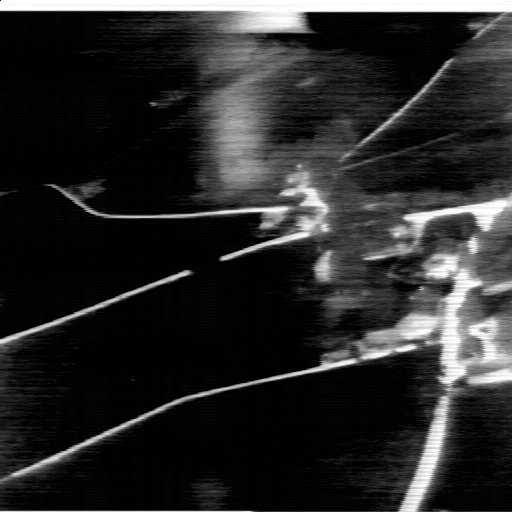
#> input picture SourceCode/LP+nestfuse/TNO/ir/07.png, 512 x 512 px, found by its file name; its folder holds only this picture in this run
$ python eval_multi_method.py
#> lines starting #> are read from the running program, lines starting #| are printed output that depends on the picture
### SourceCode/Image-evalution/Metric_Python/Metric.py
import numpy as np
from scipy.signal import convolve2d
from Qabf import get_Qabf
import math


def EN_function(image_array):
    # Calculate the histogram of the image
    histogram, bins = np.histogram(image_array.flatten(), bins=256, range=(0, 255))
    # Normalize the histogram
    histogram = histogram / np.sum(histogram)
    # Calculate entropy
    entropy = -np.sum(histogram * np.log2(histogram + 1e-7))
    return entropy


# [8 lines left out: function SF_function, not called in this run]


def SD_function(image_array):
    m, n = image_array.shape
    u = np.mean(image_array)
    SD = np.sqrt(np.sum(np.sum((image_array - u) ** 2)) / (m * n))
    return SD


# [21 lines left out: functions PSNR_function, MSE_function, not called in this run]


def fspecial_gaussian(shape, sigma):
    m, n = [(ss - 1.) / 2. for ss in shape]
    y, x = np.ogrid[-m:m + 1, -n:n + 1]
    h = np.exp(-(x * x + y * y) / (2. * sigma * sigma))
    h[h < np.finfo(h.dtype).eps * h.max()] = 0
    sumh = h.sum()
    if sumh != 0:
        h /= sumh
    return h


def vifp_mscale(ref, dist):
    sigma_nsq = 2
    num = 0
    den = 0
    for scale in range(1, 5):
        N = 2 ** (4 - scale + 1) + 1
        win = fspecial_gaussian((N, N), N / 5)

        if scale > 1:
            ref = convolve2d(ref, win, mode='valid')
            dist = convolve2d(dist, win, mode='valid')
            ref = ref[::2, ::2]
            dist = dist[::2, ::2]

        mu1 = convolve2d(ref, win, mode='valid')
        mu2 = convolve2d(dist, win, mode='valid')
        mu1_sq = mu1 * mu1
        mu2_sq = mu2 * mu2
        mu1_mu2 = mu1 * mu2
        sigma1_sq = convolve2d(ref * ref, win, mode='valid') - mu1_sq
        sigma2_sq = convolve2d(dist * dist, win, mode='valid') - mu2_sq
        sigma12 = convolve2d(ref * dist, win, mode='valid') - mu1_mu2
        sigma1_sq[sigma1_sq < 0] = 0
        sigma2_sq[sigma2_sq < 0] = 0

        g = sigma12 / (sigma1_sq + 1e-10)
        sv_sq = sigma2_sq - g * sigma12

        g[sigma1_sq < 1e-10] = 0
        sv_sq[sigma1_sq < 1e-10] = sigma2_sq[sigma1_sq < 1e-10]
        sigma1_sq[sigma1_sq < 1e-10] = 0

        g[sigma2_sq < 1e-10] = 0
        sv_sq[sigma2_sq < 1e-10] = 0

        sv_sq[g < 0] = sigma2_sq[g < 0]
        g[g < 0] = 0
        sv_sq[sv_sq <= 1e-10] = 1e-10

        num += np.sum(np.log10(1 + g ** 2 * sigma1_sq / (sv_sq + sigma_nsq)))
        den += np.sum(np.log10(1 + sigma1_sq / sigma_nsq))
    vifp = num / den
    return vifp


def VIF_function(A, B, F):
    VIF = vifp_mscale(A, F) + vifp_mscale(B, F)
    return VIF


def CC_function(A, B, F):
    rAF = np.sum((A - np.mean(A)) * (F - np.mean(F))) / np.sqrt(
        np.sum((A - np.mean(A)) ** 2) * np.sum((F - np.mean(F)) ** 2))
    rBF = np.sum((B - np.mean(B)) * (F - np.mean(F))) / np.sqrt(
        np.sum((B - np.mean(B)) ** 2) * np.sum((F - np.mean(F)) ** 2))
    CC = np.mean([rAF, rBF])
    return CC


# [5 lines left out: function corr2, not called in this run]


def SCD_function(A, B, F):
    r = corr2(F - B, A) + corr2(F - A, B)
    return r


def Qabf_function(A, B, F):
    return get_Qabf(A, B, F)


def Hab(im1, im2, gray_level):
    hang, lie = im1.shape
    count = hang * lie
    N = gray_level
    h = np.zeros((N, N))
    for i in range(hang):
        for j in range(lie):
            h[im1[i, j], im2[i, j]] = h[im1[i, j], im2[i, j]] + 1
    h = h / np.sum(h)
    im1_marg = np.sum(h, axis=0)
    im2_marg = np.sum(h, axis=1)
    H_x = 0
    H_y = 0
    for i in range(N):
        if im1_marg[i] != 0:
            H_x = H_x + im1_marg[i] * math.log2(im1_marg[i])
    for i in range(N):
        if im2_marg[i] != 0:
            H_y = H_y + im2_marg[i] * math.log2(im2_marg[i])
    H_xy = 0
    for i in range(N):
        for j in range(N):
            if h[i, j] != 0:
                H_xy = H_xy + h[i, j] * math.log2(h[i, j])
    MI = H_xy - H_x - H_y
    return MI


def MI_function(A, B, F, gray_level=256):
    MIA = Hab(A, F, gray_level)
    MIB = Hab(B, F, gray_level)
    MI_results = MIA + MIB
    return MI_results


# [6 lines left out: function MI_function2, not called in this run]


def AG_function(image):
    width = image.shape[0]
    width = width - 1
    height = image.shape[1]
    height = height - 1
    tmp = 0.0
    [grady, gradx] = np.gradient(image)
    s = np.sqrt((np.square(gradx) + np.square(grady)) / 2)
    AG = np.sum(np.sum(s)) / (width * height)
    return AG

### SourceCode/Image-evalution/Metric_Python/Qabf.py
import numpy as np
import math
from scipy.signal import convolve2d


# [41 lines left out: functions sobel_fn, per_extn_im_fn, not called in this run]

def get_Qabf(pA, pB, pF):
    L = 1
    Tg = 0.9994
    kg = -15
    Dg = 0.5
    Ta = 0.9879
    ka = -22
    Da = 0.8

    h1 = np.array([[1, 2, 1], [0, 0, 0], [-1, -2, -1]]).astype(np.float32)
    h2 = np.array([[0, 1, 2], [-1, 0, 1], [-2, -1, 0]]).astype(np.float32)
    h3 = np.array([[-1, 0, 1], [-2, 0, 2], [-1, 0, 1]]).astype(np.float32)

    strA = pA
    strB = pB
    strF = pF

    def flip180(arr):
        return np.flip(arr)

    def convolution(k, data):
        k = flip180(k)
        data = np.pad(data, ((1, 1), (1, 1)), 'constant', constant_values=(0, 0))
        img_new = convolve2d(data, k, mode='valid')
        return img_new

    def getArray(img):
        SAx = convolution(h3, img)
        SAy = convolution(h1, img)
        gA = np.sqrt(np.multiply(SAx, SAx) + np.multiply(SAy, SAy))
        n, m = img.shape
        aA = np.zeros((n, m))
        zero_mask = SAx == 0
        aA[~zero_mask] = np.arctan(SAy[~zero_mask] / SAx[~zero_mask])
        aA[zero_mask] = np.pi / 2
        return gA, aA

    gA, aA = getArray(strA)
    gB, aB = getArray(strB)
    gF, aF = getArray(strF)

    def getQabf(aA, gA, aF, gF):
        mask = (gA > gF)
        GAF = np.where(mask, gF / gA, np.where(gA == gF, gF, gA / gF))

        AAF = 1 - np.abs(aA - aF) / (math.pi / 2)

        QgAF = Tg / (1 + np.exp(kg * (GAF - Dg)))
        QaAF = Ta / (1 + np.exp(ka * (AAF - Da)))

        QAF = QgAF * QaAF
        return QAF

    QAF = getQabf(aA, gA, aF, gF)
    QBF = getQabf(aB, gB, aF, gF)

    deno = np.sum(gA + gB)
    nume = np.sum(np.multiply(QAF, gA) + np.multiply(QBF, gB))
    output = nume / deno
    return output

### SourceCode/Image-evalution/Metric_Python/eval_multi_method.py
import numpy as np
from PIL import Image
from Metric import *
from natsort import natsorted
from tqdm import tqdm
import os
import warnings
from openpyxl import Workbook, load_workbook
from openpyxl.utils import get_column_letter

warnings.filterwarnings("ignore")


def write_excel(excel_name, worksheet_name, column_index=0, data=None, start_column=1):
    try:
        workbook = load_workbook(excel_name)
    except FileNotFoundError:
        # Nếu file không tồn tại, tạo Workbook mới
        workbook = Workbook()

    # Kiểm tra và lấy hoặc tạo sheet mới
    if worksheet_name in workbook.sheetnames:
        worksheet = workbook[worksheet_name]
    else:
        worksheet = workbook.create_sheet(title=worksheet_name)

    # Lấy tên cột từ chỉ số bắt đầu, cộng với index của cột
    column = get_column_letter(start_column + column_index)

    # Chèn dữ liệu vào cột chỉ định
    for i, value in enumerate(data):
        cell = worksheet[column + str(i + 1)]
        cell.value = value

    # Lưu workbook
    workbook.save(excel_name)


def evaluation_one(ir_name, vi_name, f_name):
#> called with ir_name = './datasets/TNO/ir/07.png', vi_name = './datasets/TNO/vi/07.png', f_name = './Results/TNO/DenseFuse/07.png'
    f_img = Image.open(f_name).convert('L')
    ir_img = Image.open(ir_name).convert('L')
    vi_img = Image.open(vi_name).convert('L')

    f_img_int = np.array(f_img).astype(np.int32)
    f_img_double = np.array(f_img).astype(np.float32)

    ir_img_int = np.array(ir_img).astype(np.int32)
    ir_img_double = np.array(ir_img).astype(np.float32)

    vi_img_int = np.array(vi_img).astype(np.int32)
    vi_img_double = np.array(vi_img).astype(np.float32)

    EN = EN_function(f_img_int)
#> in EN_function, `histogram, bins = np.histogram(image_array.flatten(), bins=256, range=..`: histogram = 256 values, max 41235 at index 0, min 119 at index 220, mean 1024; bins = 257 values from 0 to 255
#> in EN_function, `histogram = histogram / np.sum(histogram)`: histogram = 256 values, max 0.157 at index 0, min 0.000454 at index 220, mean 0.00391
#> in EN_function, `entropy = -np.sum(histogram * np.log2(histogram + 1e-7))`: entropy = 5.88
#> EN = 5.88
    MI = MI_function(ir_img_int, vi_img_int, f_img_int, gray_level=256)
#> after the loop in Hab, `for i in range(hang):`:
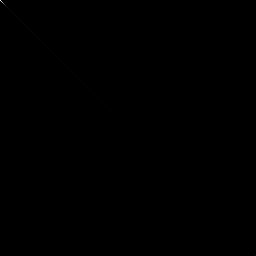
#> h: shape (256, 256) float64; min 0, max 41235, mean 4; drawn with min black and max white
#> in Hab, `im1_marg = np.sum(h, axis=0)`: im1_marg has the same summary as histogram in EN_function
#> in Hab, `im2_marg = np.sum(h, axis=1)`: im2_marg has the same summary as histogram in EN_function
#> the loop in Hab, `for i in range(N):` made 256 passes
#> H_x on passes 1 to 12: -0.42, -0.804, -1.12, -1.37, -1.55, -1.67, -1.76, -1.82, -1.87, -1.92, -1.96, -2
#> after the loop in Hab, `for i in range(N):`: H_x = -5.88
#> the loop in Hab, `for i in range(N):` made 256 passes
#> in Hab, `MI = H_xy - H_x - H_y`: MI = 5.88
#> the loop in Hab (call 2), `for i in range(N):` made 256 passes
#> the loop in Hab (call 2), `for i in range(N):` made 256 passes
#> in MI_function, `MI_results = MIA + MIB`: MI_results = 11.76
#> MI = 11.76
    SD = SD_function(f_img_double)
#> in SD_function, `u = np.mean(image_array)`: u = 41.03
#> in SD_function, `SD = np.sqrt(np.sum(np.sum((image_array - u) ** 2)) / (m * n))`: SD = 64.37
#> SD = 64.37
    AG = AG_function(f_img_double)
#> in AG_function, `AG = np.sum(np.sum(s)) / (width * height)`: AG = 4.98
#> AG = 4.98
    VIF = VIF_function(ir_img_double, vi_img_double, f_img_double)
#> the loop in vifp_mscale, `for scale in range(1, 5):` made 4 passes
#> (num, den) on passes 1 to 4: (357259.5, 357259.5), (427115.6, 427115.6), (443848.4, 443848.4), (448080.8, 448080.8)
#> pass 1, in vifp_mscale, `sigma1_sq = convolve2d(ref * ref, win, mode='valid') - mu1_sq`:
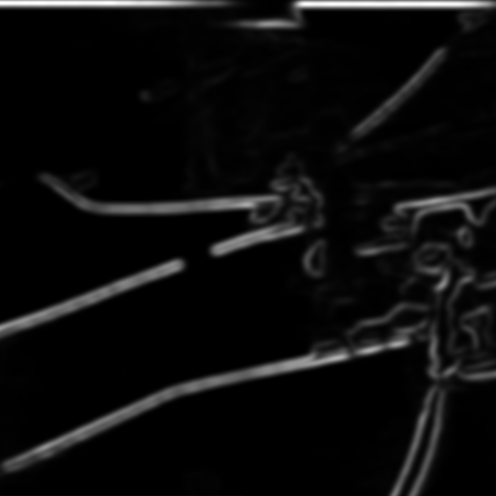
#> sigma1_sq: shape (496, 496) float64; min 0.16, max 13304.5, mean 683.7; drawn with min black and max white
#> after the loop in vifp_mscale, `for scale in range(1, 5):`: den = 448080.8
#> in vifp_mscale, `vifp = num / den`: vifp = 1
#> in vifp_mscale (call 2), `sigma_nsq = 2`: sigma_nsq = 2
#> the loop in vifp_mscale (call 2), `for scale in range(1, 5):` made 4 passes
#> pass 1, in vifp_mscale (call 2), `sv_sq = sigma2_sq - g * sigma12`:
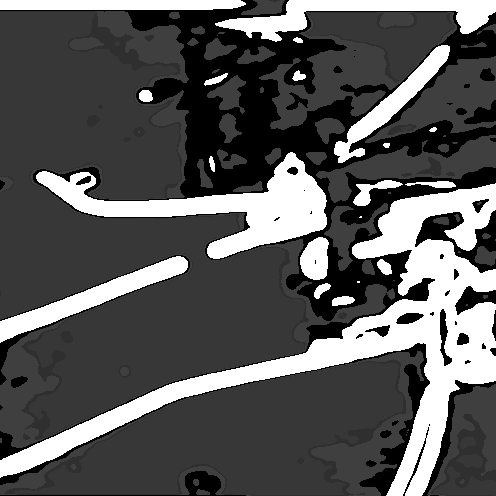
#> sv_sq: shape (496, 496) float64; min 1e-10, max 1e-10, mean 1e-10; drawn with min black and max white
#> after the loop in vifp_mscale (call 2), `for scale in range(1, 5):`: den = 448080.8
#> in VIF_function, `VIF = vifp_mscale(A, F) + vifp_mscale(B, F)`: VIF = 2
#> VIF = 2
    CC = CC_function(ir_img_double, vi_img_double, f_img_double)
#> in CC_function, `rAF = np.sum((A - np.mean(A)) * (F - np.mean(F))) / np.sqrt( np.sum((A..`: rAF = 1
#> CC = 1
    Qabf = Qabf_function(ir_img_double, vi_img_double, f_img_double)
#> in convolution (call 2), `img_new = convolve2d(data, k, mode='valid')`:
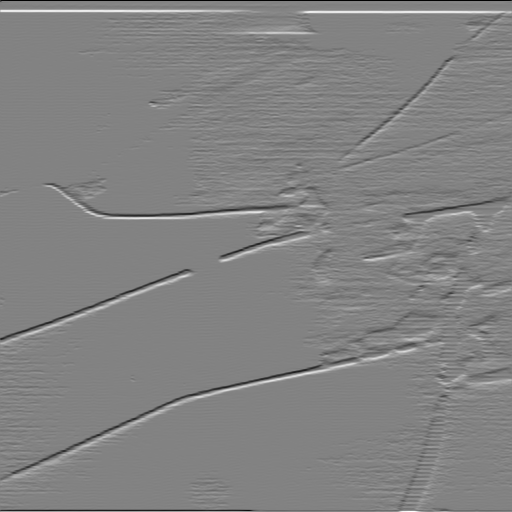
#> img_new: shape (512, 512) float32; min -1020, max 972, mean 0.9; drawn with min black and max white
#> in getArray, `zero_mask = SAx == 0`:
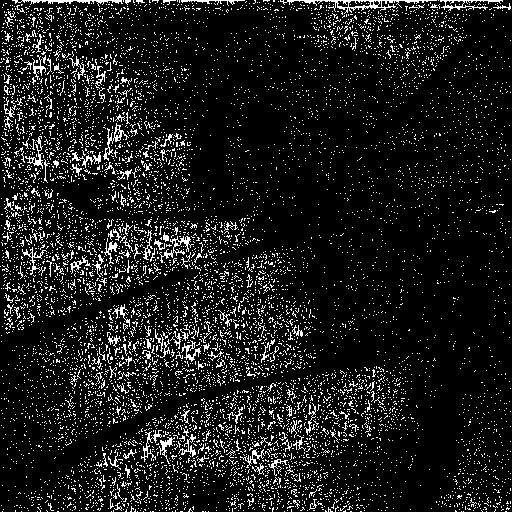
#> zero_mask: shape (512, 512) bool; 10.3% white in thin lines or dots
#> in getArray, `aA[zero_mask] = np.pi / 2`:
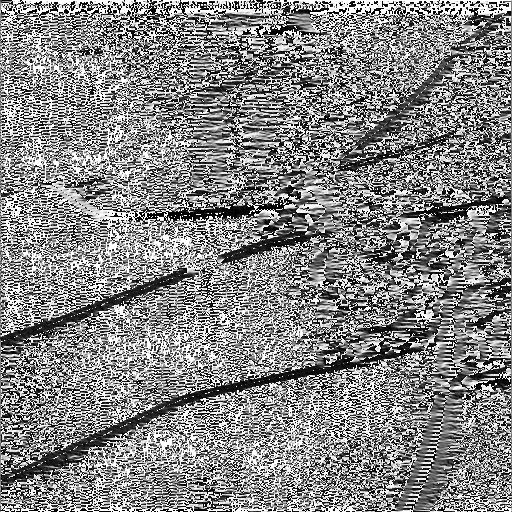
#> aA: shape (512, 512) float64; min -1.57, max 1.57, mean 0.0828; drawn with min black and max white
#> in getQabf, `mask = (gA > gF)`: mask: shape (512, 512) bool; every value is 0
#> in getQabf, `AAF = 1 - np.abs(aA - aF) / (math.pi / 2)`: AAF: shape (512, 512) float64; every value is 1
#> in getQabf, `QgAF = Tg / (1 + np.exp(kg * (GAF - Dg)))`:
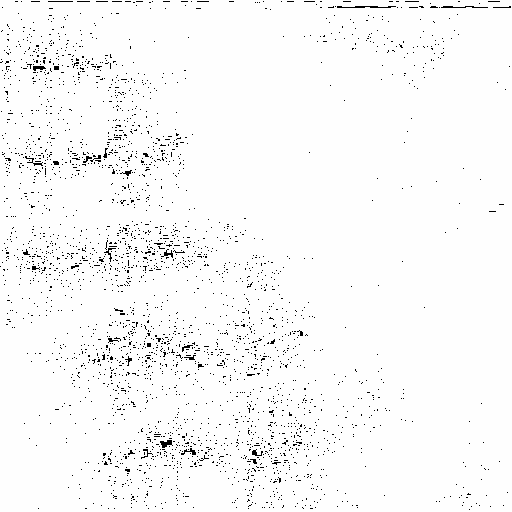
#> QgAF: shape (512, 512) float32; min 0.000552, max 0.999, mean 0.977
#> in getQabf, `QaAF = Ta / (1 + np.exp(ka * (AAF - Da)))`: QaAF: shape (512, 512) float64; every value is 0.976
#> in get_Qabf, `deno = np.sum(gA + gB)`: deno = 28341750
#> in get_Qabf, `nume = np.sum(np.multiply(QAF, gA) + np.multiply(QBF, gB))`: nume = 27642639.2
#> in get_Qabf, `output = nume / deno`: output = 0.975
#> Qabf = 0.975
    return EN, MI, AG, SD, VIF,CC, Qabf


if __name__ == '__main__':
    with_mean = True
    dataroot = r'./datasets'
    results_root = './Results'
    dataset = 'TNO'
    ir_dir = os.path.join(dataroot, dataset, 'ir').replace("\\", "/")
    vi_dir = os.path.join(dataroot, dataset, 'vi').replace("\\", "/")
    f_dir = os.path.join(results_root, dataset).replace("\\", "/")
    save_dir = './Metric'
    os.makedirs(save_dir, exist_ok=True)
    sum_dir = './datasets/TNO/sum/'

    metric_save_name = os.path.join(save_dir, 'compare_{}.xlsx'.format(dataset)).replace("\\", "/")
    filelist = natsorted(os.listdir(ir_dir))

    Method_list = ['DenseFuse','CrossFuse', 'MCPFusion', 'BTSFusion', 'RFN-Nest', 'LP-NestFuse']
    # Method_list = ['Laplacian-Pyramid']
    for i, Method in enumerate(Method_list):
        EN_list = []
        MI_list = []
        AG_list = []
        SD_list = []
        CC_list = []
        VIF_list = []
        Qabf_list = []
        filename_list = ['']
        sub_f_dir = os.path.join(f_dir, Method).replace("\\", "/")
        eval_bar = tqdm(filelist)
        for _, item in enumerate(eval_bar):
            ir_name = os.path.join(ir_dir, '{:02}'.format(item)).replace("\\", "/")
            vi_name = os.path.join(vi_dir, '{:02}'.format(item)).replace("\\", "/")
            f_name = os.path.join(sub_f_dir, '{:02}'.format(item)).replace("\\", "/")
            EN, MI, AG, SD, VIF,CC, Qabf = evaluation_one(ir_name, vi_name, f_name)
#> EN = 5.88; MI = 11.76; AG = 4.98; SD = 64.37; VIF = 2; CC = 1; Qabf = 0.975
            EN_list.append(EN)
            MI_list.append(MI)
            AG_list.append(AG)
            SD_list.append(SD)
            CC_list.append(CC)
            VIF_list.append(VIF)
            Qabf_list.append(Qabf)
            filename_list.append(item)
            eval_bar.set_description("{} | {}".format(Method, item))
        if with_mean:
            EN_list.append(np.mean(EN_list))
            MI_list.append(np.mean(MI_list))
            AG_list.append(np.mean(AG_list))
            SD_list.append(np.mean(SD_list))
            CC_list.append(np.mean(CC_list))
            VIF_list.append(np.mean(VIF_list))
            Qabf_list.append(np.mean(Qabf_list))
            filename_list.append('mean')

        EN_list = [round(x, 3) for x in EN_list]
#> EN_list = [5.88, 5.88]
        MI_list = [round(x, 3) for x in MI_list]
#> MI_list = [11.76, 11.76]
        AG_list = [round(x, 3) for x in AG_list]
#> AG_list = [4.98, 4.98]
        SD_list = [round(x, 3) for x in SD_list]
#> SD_list = [64.37, 64.37]
        CC_list = [round(x, 3) for x in CC_list]
#> CC_list = [1, 1]
        VIF_list = [round(x, 3) for x in VIF_list]
#> VIF_list = [2, 2]
        Qabf_list = [round(x, 3) for x in Qabf_list]
#> Qabf_list = [0.975, 0.975]

        EN_list.insert(0, '{}'.format(Method))
        MI_list.insert(0, '{}'.format(Method))
        AG_list.insert(0, '{}'.format(Method))
        SD_list.insert(0, '{}'.format(Method))
        CC_list.insert(0, '{}'.format(Method))
        VIF_list.insert(0, '{}'.format(Method))
        Qabf_list.insert(0, '{}'.format(Method))
        if i == 0:
            write_excel(metric_save_name, 'EN', 0, filename_list)
            write_excel(metric_save_name, "MI", 0, filename_list)
            write_excel(metric_save_name, "AG", 0, filename_list)
            write_excel(metric_save_name, "SD", 0, filename_list)
            write_excel(metric_save_name, "CC", 0, filename_list)
            write_excel(metric_save_name, "VIF", 0, filename_list)
            write_excel(metric_save_name, "Qabf", 0, filename_list)
        write_excel(metric_save_name, 'EN', i + 1, EN_list,1)
        write_excel(metric_save_name, 'MI', i + 1, MI_list,1)
        write_excel(metric_save_name, 'AG', i + 1, AG_list,1)
        write_excel(metric_save_name, 'SD', i + 1, SD_list,1)
        write_excel(metric_save_name, 'CC', i + 1, CC_list,1)
        write_excel(metric_save_name, 'VIF', i + 1, VIF_list,1)
        write_excel(metric_save_name, 'Qabf', i + 1, Qabf_list,1)
